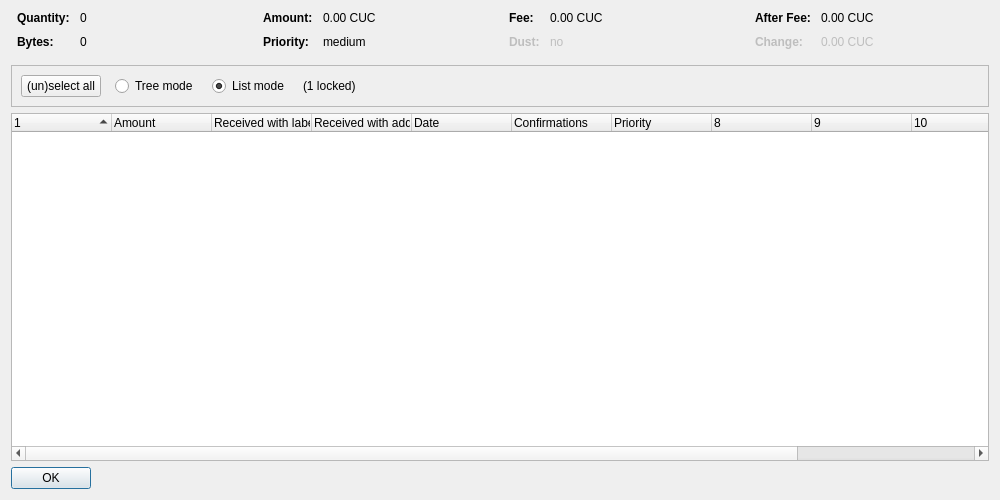
<?xml version="1.0" encoding="UTF-8"?>
<ui version="4.0">
 <class>CoinControlDialog</class>
 <widget class="QDialog" name="CoinControlDialog">
  <property name="geometry">
   <rect>
    <x>0</x>
    <y>0</y>
    <width>1000</width>
    <height>500</height>
   </rect>
  </property>
  <property name="windowTitle">
   <string>Coin Selection</string>
  </property>
  <layout class="QVBoxLayout" name="verticalLayout">
   <item>
    <layout class="QHBoxLayout" name="horizontalLayoutTop" stretch="0,0,0,0">
     <property name="topMargin">
      <number>0</number>
     </property>
     <property name="bottomMargin">
      <number>10</number>
     </property>
     <item>
      <layout class="QFormLayout" name="formLayoutCoinControl1">
       <property name="horizontalSpacing">
        <number>10</number>
       </property>
       <property name="verticalSpacing">
        <number>10</number>
       </property>
       <property name="leftMargin">
        <number>6</number>
       </property>
       <property name="rightMargin">
        <number>6</number>
       </property>
       <item row="0" column="0">
        <widget class="QLabel" name="labelCoinControlQuantityText">
         <property name="font">
          <font>
           <weight>75</weight>
           <bold>true</bold>
          </font>
         </property>
         <property name="text">
          <string>Quantity:</string>
         </property>
        </widget>
       </item>
       <item row="0" column="1">
        <widget class="QLabel" name="labelCoinControlQuantity">
         <property name="cursor">
          <cursorShape>IBeamCursor</cursorShape>
         </property>
         <property name="contextMenuPolicy">
          <enum>Qt::ActionsContextMenu</enum>
         </property>
         <property name="text">
          <string notr="true">0</string>
         </property>
         <property name="textInteractionFlags">
          <set>Qt::LinksAccessibleByMouse|Qt::TextSelectableByKeyboard|Qt::TextSelectableByMouse</set>
         </property>
        </widget>
       </item>
       <item row="1" column="0">
        <widget class="QLabel" name="labelCoinControlBytesText">
         <property name="font">
          <font>
           <weight>75</weight>
           <bold>true</bold>
          </font>
         </property>
         <property name="text">
          <string>Bytes:</string>
         </property>
        </widget>
       </item>
       <item row="1" column="1">
        <widget class="QLabel" name="labelCoinControlBytes">
         <property name="cursor">
          <cursorShape>IBeamCursor</cursorShape>
         </property>
         <property name="contextMenuPolicy">
          <enum>Qt::ActionsContextMenu</enum>
         </property>
         <property name="text">
          <string notr="true">0</string>
         </property>
         <property name="textInteractionFlags">
          <set>Qt::LinksAccessibleByMouse|Qt::TextSelectableByKeyboard|Qt::TextSelectableByMouse</set>
         </property>
        </widget>
       </item>
      </layout>
     </item>
     <item>
      <layout class="QFormLayout" name="formLayoutCoinControl2">
       <property name="horizontalSpacing">
        <number>10</number>
       </property>
       <property name="verticalSpacing">
        <number>10</number>
       </property>
       <property name="leftMargin">
        <number>6</number>
       </property>
       <property name="rightMargin">
        <number>6</number>
       </property>
       <item row="0" column="0">
        <widget class="QLabel" name="labelCoinControlAmountText">
         <property name="font">
          <font>
           <weight>75</weight>
           <bold>true</bold>
          </font>
         </property>
         <property name="text">
          <string>Amount:</string>
         </property>
        </widget>
       </item>
       <item row="0" column="1">
        <widget class="QLabel" name="labelCoinControlAmount">
         <property name="cursor">
          <cursorShape>IBeamCursor</cursorShape>
         </property>
         <property name="contextMenuPolicy">
          <enum>Qt::ActionsContextMenu</enum>
         </property>
         <property name="text">
          <string notr="true">0.00 CUC</string>
         </property>
         <property name="textInteractionFlags">
          <set>Qt::LinksAccessibleByMouse|Qt::TextSelectableByKeyboard|Qt::TextSelectableByMouse</set>
         </property>
        </widget>
       </item>
       <item row="1" column="0">
        <widget class="QLabel" name="labelCoinControlPriorityText">
         <property name="font">
          <font>
           <weight>75</weight>
           <bold>true</bold>
          </font>
         </property>
         <property name="text">
          <string>Priority:</string>
         </property>
        </widget>
       </item>
       <item row="1" column="1">
        <widget class="QLabel" name="labelCoinControlPriority">
         <property name="cursor">
          <cursorShape>IBeamCursor</cursorShape>
         </property>
         <property name="contextMenuPolicy">
          <enum>Qt::ActionsContextMenu</enum>
         </property>
         <property name="text">
          <string notr="true">medium</string>
         </property>
         <property name="textInteractionFlags">
          <set>Qt::LinksAccessibleByMouse|Qt::TextSelectableByKeyboard|Qt::TextSelectableByMouse</set>
         </property>
        </widget>
       </item>
      </layout>
     </item>
     <item>
      <layout class="QFormLayout" name="formLayoutCoinControl3">
       <property name="horizontalSpacing">
        <number>10</number>
       </property>
       <property name="verticalSpacing">
        <number>10</number>
       </property>
       <property name="leftMargin">
        <number>6</number>
       </property>
       <property name="rightMargin">
        <number>6</number>
       </property>
       <item row="0" column="0">
        <widget class="QLabel" name="labelCoinControlFeeText">
         <property name="font">
          <font>
           <weight>75</weight>
           <bold>true</bold>
          </font>
         </property>
         <property name="text">
          <string>Fee:</string>
         </property>
        </widget>
       </item>
       <item row="0" column="1">
        <widget class="QLabel" name="labelCoinControlFee">
         <property name="cursor">
          <cursorShape>IBeamCursor</cursorShape>
         </property>
         <property name="contextMenuPolicy">
          <enum>Qt::ActionsContextMenu</enum>
         </property>
         <property name="text">
          <string notr="true">0.00 CUC</string>
         </property>
         <property name="textInteractionFlags">
          <set>Qt::LinksAccessibleByMouse|Qt::TextSelectableByKeyboard|Qt::TextSelectableByMouse</set>
         </property>
        </widget>
       </item>
       <item row="1" column="0">
        <widget class="QLabel" name="labelCoinControlLowOutputText">
         <property name="enabled">
          <bool>false</bool>
         </property>
         <property name="font">
          <font>
           <weight>75</weight>
           <bold>true</bold>
          </font>
         </property>
         <property name="text">
          <string>Dust:</string>
         </property>
        </widget>
       </item>
       <item row="1" column="1">
        <widget class="QLabel" name="labelCoinControlLowOutput">
         <property name="enabled">
          <bool>false</bool>
         </property>
         <property name="cursor">
          <cursorShape>IBeamCursor</cursorShape>
         </property>
         <property name="contextMenuPolicy">
          <enum>Qt::ActionsContextMenu</enum>
         </property>
         <property name="text">
          <string notr="true">no</string>
         </property>
         <property name="textInteractionFlags">
          <set>Qt::LinksAccessibleByMouse|Qt::TextSelectableByKeyboard|Qt::TextSelectableByMouse</set>
         </property>
        </widget>
       </item>
      </layout>
     </item>
     <item>
      <layout class="QFormLayout" name="formLayoutCoinControl4">
       <property name="horizontalSpacing">
        <number>10</number>
       </property>
       <property name="verticalSpacing">
        <number>10</number>
       </property>
       <property name="leftMargin">
        <number>6</number>
       </property>
       <property name="rightMargin">
        <number>6</number>
       </property>
       <item row="0" column="0">
        <widget class="QLabel" name="labelCoinControlAfterFeeText">
         <property name="font">
          <font>
           <weight>75</weight>
           <bold>true</bold>
          </font>
         </property>
         <property name="text">
          <string>After Fee:</string>
         </property>
        </widget>
       </item>
       <item row="0" column="1">
        <widget class="QLabel" name="labelCoinControlAfterFee">
         <property name="cursor">
          <cursorShape>IBeamCursor</cursorShape>
         </property>
         <property name="contextMenuPolicy">
          <enum>Qt::ActionsContextMenu</enum>
         </property>
         <property name="text">
          <string notr="true">0.00 CUC</string>
         </property>
         <property name="textInteractionFlags">
          <set>Qt::LinksAccessibleByMouse|Qt::TextSelectableByKeyboard|Qt::TextSelectableByMouse</set>
         </property>
        </widget>
       </item>
       <item row="1" column="0">
        <widget class="QLabel" name="labelCoinControlChangeText">
         <property name="enabled">
          <bool>false</bool>
         </property>
         <property name="font">
          <font>
           <weight>75</weight>
           <bold>true</bold>
          </font>
         </property>
         <property name="text">
          <string>Change:</string>
         </property>
        </widget>
       </item>
       <item row="1" column="1">
        <widget class="QLabel" name="labelCoinControlChange">
         <property name="enabled">
          <bool>false</bool>
         </property>
         <property name="cursor">
          <cursorShape>IBeamCursor</cursorShape>
         </property>
         <property name="contextMenuPolicy">
          <enum>Qt::ActionsContextMenu</enum>
         </property>
         <property name="text">
          <string notr="true">0.00 CUC</string>
         </property>
         <property name="textInteractionFlags">
          <set>Qt::LinksAccessibleByMouse|Qt::TextSelectableByKeyboard|Qt::TextSelectableByMouse</set>
         </property>
        </widget>
       </item>
      </layout>
     </item>
    </layout>
   </item>
   <item>
    <widget class="QFrame" name="frame">
     <property name="minimumSize">
      <size>
       <width>0</width>
       <height>40</height>
      </size>
     </property>
     <property name="frameShape">
      <enum>QFrame::StyledPanel</enum>
     </property>
     <property name="frameShadow">
      <enum>QFrame::Sunken</enum>
     </property>
     <layout class="QHBoxLayout" name="horizontalLayout">
      <item>
       <layout class="QHBoxLayout" name="horizontalLayoutPanel" stretch="0,0,0,0,0">
        <property name="spacing">
         <number>14</number>
        </property>
        <item>
         <widget class="QPushButton" name="pushButtonSelectAll">
          <property name="sizePolicy">
           <sizepolicy hsizetype="Maximum" vsizetype="Fixed">
            <horstretch>0</horstretch>
            <verstretch>0</verstretch>
           </sizepolicy>
          </property>
          <property name="text">
           <string>(un)select all</string>
          </property>
          <property name="autoDefault">
           <bool>false</bool>
          </property>
         </widget>
        </item>
        <item>
         <widget class="QRadioButton" name="radioTreeMode">
          <property name="sizePolicy">
           <sizepolicy hsizetype="Maximum" vsizetype="Fixed">
            <horstretch>0</horstretch>
            <verstretch>0</verstretch>
           </sizepolicy>
          </property>
          <property name="text">
           <string>Tree mode</string>
          </property>
         </widget>
        </item>
        <item>
         <widget class="QRadioButton" name="radioListMode">
          <property name="sizePolicy">
           <sizepolicy hsizetype="Maximum" vsizetype="Fixed">
            <horstretch>0</horstretch>
            <verstretch>0</verstretch>
           </sizepolicy>
          </property>
          <property name="text">
           <string>List mode</string>
          </property>
          <property name="checked">
           <bool>true</bool>
          </property>
         </widget>
        </item>
        <item>
         <widget class="QLabel" name="labelLocked">
          <property name="text">
           <string notr="true">(1 locked)</string>
          </property>
         </widget>
        </item>
        <item>
         <spacer name="horizontalSpacer">
          <property name="orientation">
           <enum>Qt::Horizontal</enum>
          </property>
          <property name="sizeHint" stdset="0">
           <size>
            <width>40</width>
            <height>20</height>
           </size>
          </property>
         </spacer>
        </item>
       </layout>
      </item>
     </layout>
    </widget>
   </item>
   <item>
    <widget class="CoinControlTreeWidget" name="treeWidget">
     <property name="contextMenuPolicy">
      <enum>Qt::CustomContextMenu</enum>
     </property>
     <property name="sortingEnabled">
      <bool>false</bool>
     </property>
     <property name="columnCount">
      <number>12</number>
     </property>
     <attribute name="headerShowSortIndicator" stdset="0">
      <bool>true</bool>
     </attribute>
     <attribute name="headerStretchLastSection">
      <bool>false</bool>
     </attribute>
     <column>
      <property name="text">
       <string/>
      </property>
     </column>
     <column>
      <property name="text">
       <string>Amount</string>
      </property>
     </column>
     <column>
      <property name="text">
       <string>Received with label</string>
      </property>
     </column>
     <column>
      <property name="text">
       <string>Received with address</string>
      </property>
     </column>
     <column>
      <property name="text">
       <string>Date</string>
      </property>
     </column>
     <column>
      <property name="text">
       <string>Confirmations</string>
      </property>
      <property name="toolTip">
       <string>Confirmed</string>
      </property>
     </column>
     <column>
      <property name="text">
       <string>Priority</string>
      </property>
     </column>
     <column>
      <property name="text">
       <string/>
      </property>
     </column>
     <column>
      <property name="text">
       <string/>
      </property>
     </column>
     <column>
      <property name="text">
       <string/>
      </property>
     </column>
     <column>
      <property name="text">
       <string/>
      </property>
     </column>
     <column>
      <property name="text">
       <string/>
      </property>
     </column>
    </widget>
   </item>
   <item>
    <widget class="QDialogButtonBox" name="buttonBox">
     <property name="sizePolicy">
      <sizepolicy hsizetype="Maximum" vsizetype="Fixed">
       <horstretch>0</horstretch>
       <verstretch>0</verstretch>
      </sizepolicy>
     </property>
     <property name="orientation">
      <enum>Qt::Horizontal</enum>
     </property>
     <property name="standardButtons">
      <set>QDialogButtonBox::Ok</set>
     </property>
    </widget>
   </item>
  </layout>
 </widget>
 <customwidgets>
  <customwidget>
   <class>CoinControlTreeWidget</class>
   <extends>QTreeWidget</extends>
   <header>coincontroltreewidget.h</header>
  </customwidget>
 </customwidgets>
 <resources/>
 <connections/>
</ui>
